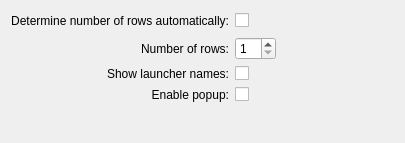
<?xml version="1.0" encoding="UTF-8"?>
<ui version="4.0">
 <class>quicklaunchConfig</class>
 <widget class="QWidget" name="quicklaunchConfig">
  <property name="geometry">
   <rect>
    <x>0</x>
    <y>0</y>
    <width>405</width>
    <height>143</height>
   </rect>
  </property>
  <property name="windowTitle">
   <string>Configure Quicklaunch</string>
  </property>
  <layout class="QGridLayout">
   <item row="0" column="0">
    <widget class="QLabel" name="autoSectionCountEnabledLabel">
     <property name="text">
      <string>Determine number of rows automatically:</string>
     </property>
     <property name="alignment">
      <set>Qt::AlignRight|Qt::AlignTrailing|Qt::AlignVCenter</set>
     </property>
     <property name="buddy">
      <cstring>kcfg_autoSectionCountEnabled</cstring>
     </property>
    </widget>
   </item>
   <item row="0" column="1">
    <widget class="QCheckBox" name="kcfg_autoSectionCountEnabled">
     <property name="text">
      <string notr="true"/>
     </property>
    </widget>
   </item>
   <item row="0" column="3">
    <spacer name="horizontalSpacer">
     <property name="orientation">
      <enum>Qt::Horizontal</enum>
     </property>
     <property name="sizeHint" stdset="0">
      <size>
       <width>40</width>
       <height>20</height>
      </size>
     </property>
    </spacer>
   </item>
   <item row="1" column="0">
    <widget class="QLabel" name="sectionCountLabel">
     <property name="text">
      <string>Number of rows:</string>
     </property>
     <property name="alignment">
      <set>Qt::AlignRight|Qt::AlignTrailing|Qt::AlignVCenter</set>
     </property>
     <property name="buddy">
      <cstring>kcfg_sectionCount</cstring>
     </property>
    </widget>
   </item>
   <item row="1" column="1" colspan="2">
    <widget class="QSpinBox" name="kcfg_sectionCount">
     <property name="suffix">
      <string notr="true"/>
     </property>
     <property name="minimum">
      <number>1</number>
     </property>
     <property name="value">
      <number>1</number>
     </property>
    </widget>
   </item>
   <item row="2" column="0">
    <widget class="QLabel" name="launcherNamesVisibleLabel">
     <property name="text">
      <string>Show launcher names:</string>
     </property>
     <property name="alignment">
      <set>Qt::AlignRight|Qt::AlignTrailing|Qt::AlignVCenter</set>
     </property>
     <property name="buddy">
      <cstring>kcfg_launcherNamesVisible</cstring>
     </property>
    </widget>
   </item>
   <item row="2" column="1">
    <widget class="QCheckBox" name="kcfg_launcherNamesVisible">
     <property name="text">
      <string/>
     </property>
    </widget>
   </item>
   <item row="3" column="0">
    <widget class="QLabel" name="popupEnabledLabel">
     <property name="text">
      <string>Enable popup:</string>
     </property>
     <property name="alignment">
      <set>Qt::AlignRight|Qt::AlignTrailing|Qt::AlignVCenter</set>
     </property>
     <property name="buddy">
      <cstring>kcfg_popupEnabled</cstring>
     </property>
    </widget>
   </item>
   <item row="3" column="1">
    <widget class="QCheckBox" name="kcfg_popupEnabled">
     <property name="text">
      <string/>
     </property>
    </widget>
   </item>
   <item row="4" column="0">
    <spacer name="verticalSpacer">
     <property name="orientation">
      <enum>Qt::Vertical</enum>
     </property>
     <property name="sizeHint" stdset="0">
      <size>
       <width>20</width>
       <height>40</height>
      </size>
     </property>
    </spacer>
   </item>
  </layout>
 </widget>
 <tabstops>
  <tabstop>kcfg_autoSectionCountEnabled</tabstop>
  <tabstop>kcfg_sectionCount</tabstop>
  <tabstop>kcfg_launcherNamesVisible</tabstop>
  <tabstop>kcfg_popupEnabled</tabstop>
 </tabstops>
 <resources/>
 <connections>
  <connection>
   <sender>kcfg_autoSectionCountEnabled</sender>
   <signal>toggled(bool)</signal>
   <receiver>kcfg_sectionCount</receiver>
   <slot>setDisabled(bool)</slot>
   <hints>
    <hint type="sourcelabel">
     <x>279</x>
     <y>21</y>
    </hint>
    <hint type="destinationlabel">
     <x>284</x>
     <y>47</y>
    </hint>
   </hints>
  </connection>
 </connections>
</ui>
